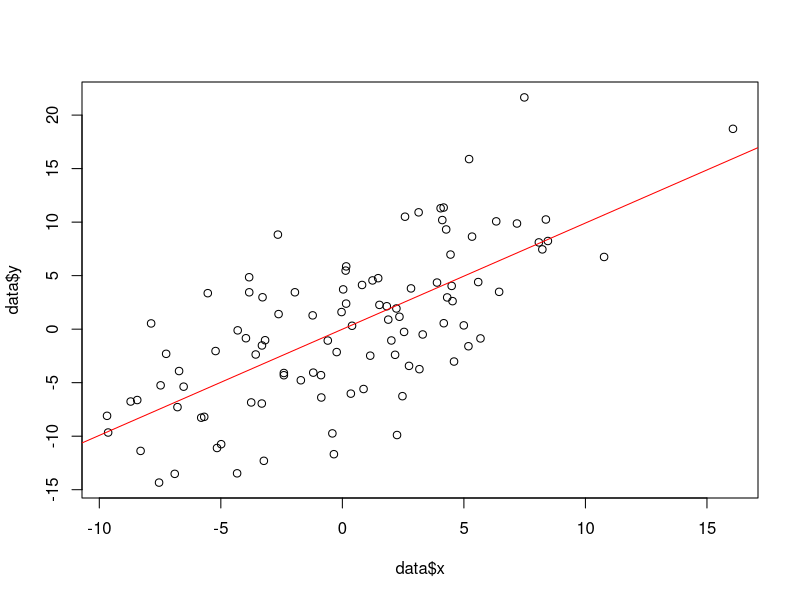
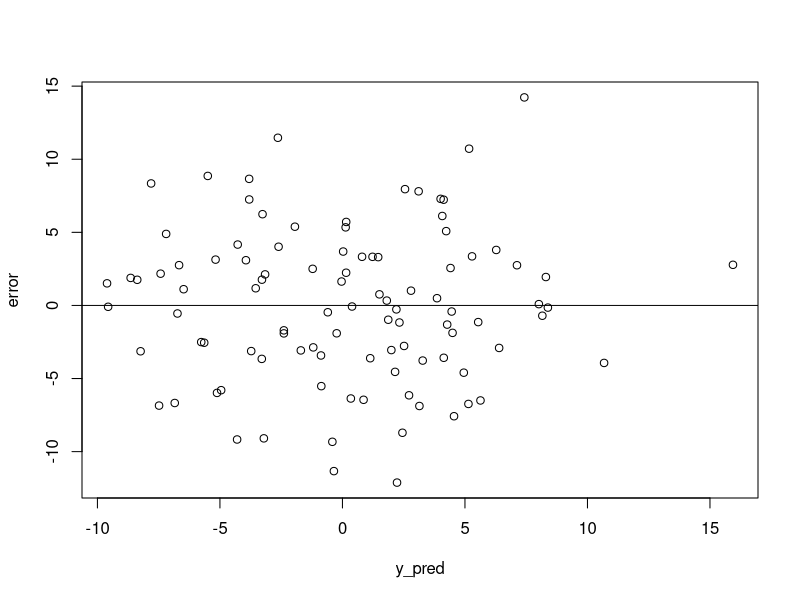
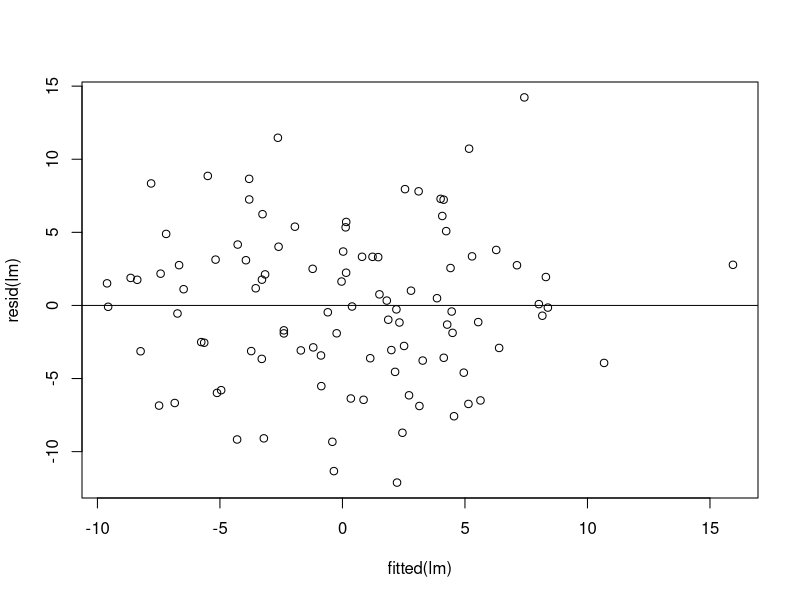
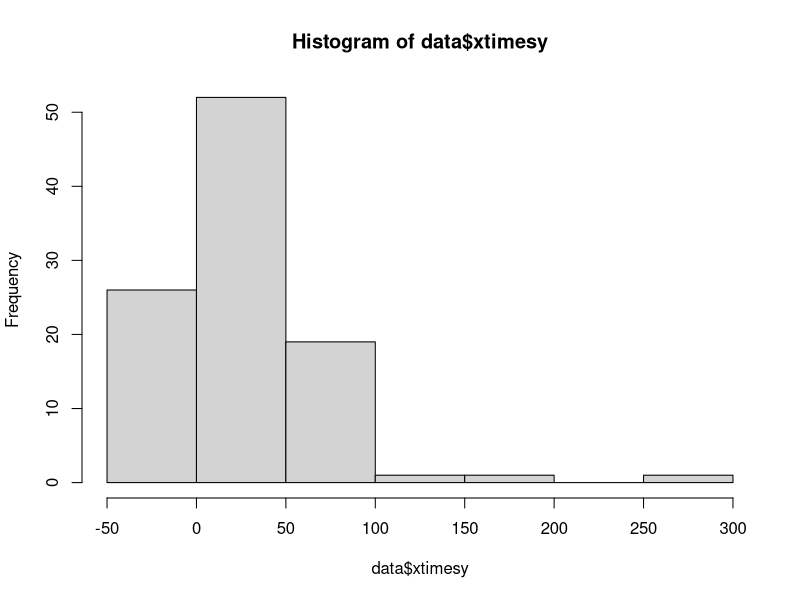
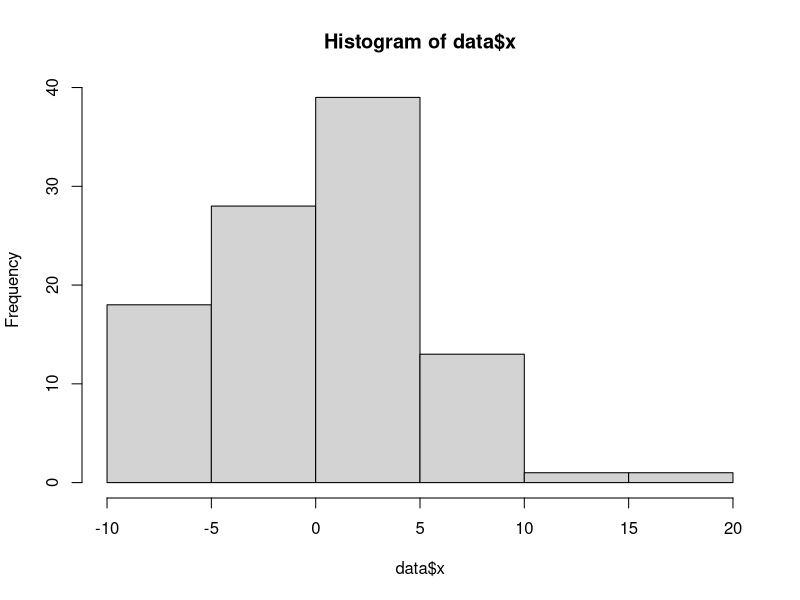
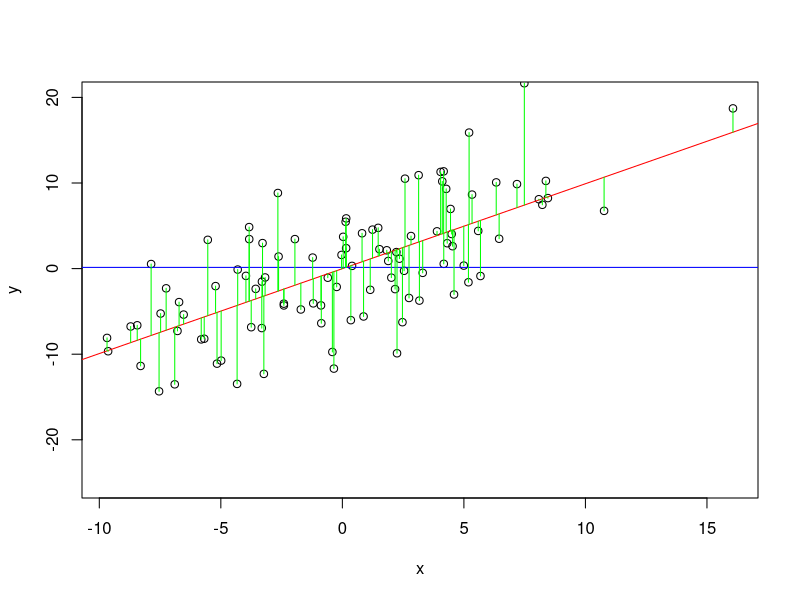
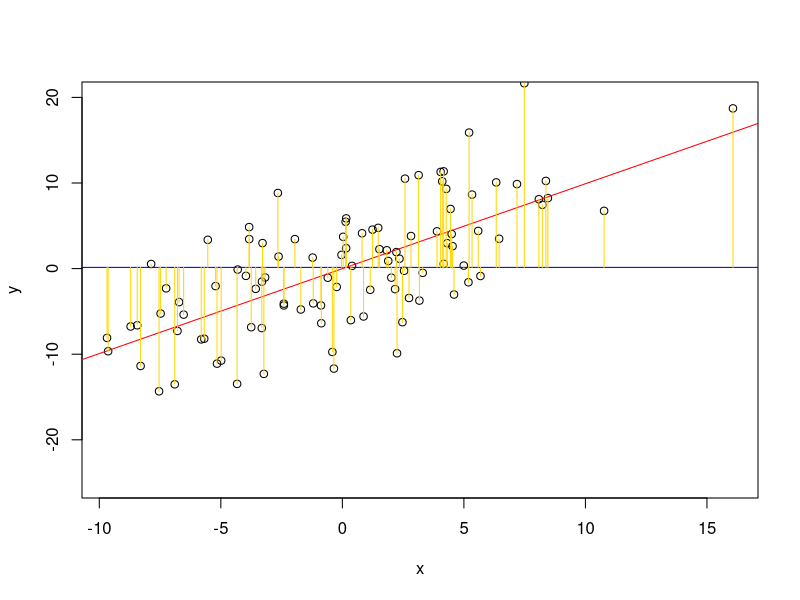
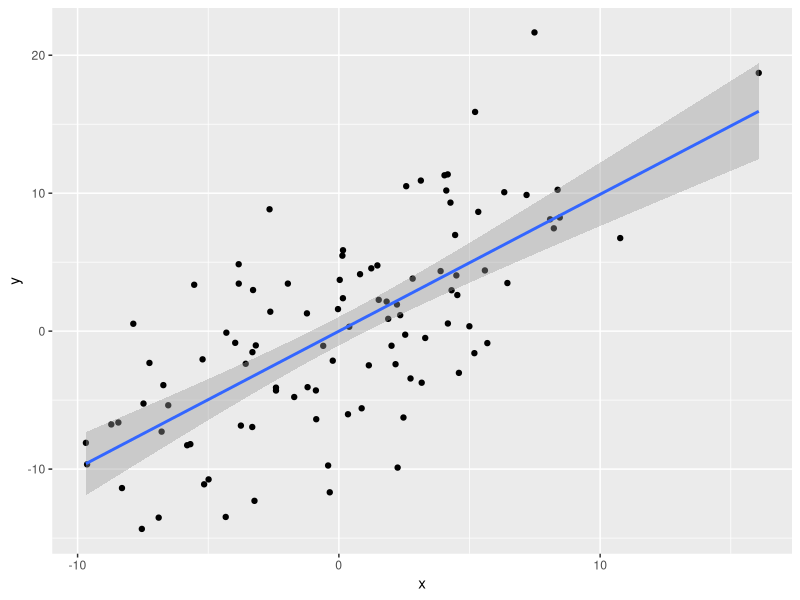

Generate these figures, in order, with R:
# R Workshop Week 7: Regression under the Hood

# Simulate Data

  data <- data.frame(x = rep(NA,100), y = rep(NA, 100), e = rep(NA, 100))
  data$x <- rnorm(100, mean = 0, sd = 5)
  
  b0 <- 0
  b1 <- 1
  data$e = rnorm(100, mean = 0, sd = 5)
  
  data$y <- b0 + b1*data$x + data$e
  
  lm <- lm(y ~ x, data = data)
  summary(lm)
  plot(data$x, data$y)

# What is the formula for a beta coefficient?

    #Summation of "demeaned" X times "demeaned" Y
    #divided by Summation of "demeaned" X squared
  
  #Take the mean of the independent variable and subtract from the actual values
  x_mean <- mean(data$x)
  data$x_demean <- data$x - x_mean
  
  #Take the mean of the dependent variable and subtract from the actual values
  y_mean <- mean(data$y)
  data$y_demean <- data$y - y_mean
  
  #Multiply the demeaned X and Y
  data$xtimesy <- data$x_demean * data$y_demean
  
  #Take the sum across all observations
  numerator <- sum(data$xtimesy)
  
  #Square the demeaned X and sum across all observations
  data$x_demeansq <- data$x_demean^2
  denominator <- sum(data$x_demeansq)
  
  #Divide Summation of "demeaned" X times "demeaned" Y by 
    #Summation of "demeaned" X squared
  beta <- numerator / denominator
  beta
  lm
  
  abline(lm, col = "red")
  
  #Numerator is very similar to covariance of X and Y
  numerator / (nrow(data) - 1)
  cov(data$x,data$y)
  
  #Denominator is very similar to variance (standard deviation squared) of X
  denominator / (nrow(data) - 1)
  var(data$x)

#You can also calculate the intercept
  #Intercept = mean of Y minus beta coefficient times mean of X
  alpha <- mean(data$y) - beta*mean(data$x)
  alpha
  lm
  
#Calculating our errors manually
  #Calculate predicted values of Y using Y = alpha + beta*X
  data$y_pred <- alpha + (data$x * beta)
  #Error is the difference between the predicted and actual Y values
  data$error <- data$y - data$y_pred 
  
  plot(error ~ y_pred, data = data) 
  abline(h = 0)
  
  plot(fitted(lm), resid(lm))
  abline(h = 0)
    
  #When do we have larger values of beta?
    #When the numerator is large (positive or negative) and the denominator is small
  
  #When is the numerator large?
    #When X and Y are both signed the same, X times Y is positive
    #When X and Y are signed differently, X times Y is negative
    #If X and Y have no relationship, you will have a lot of positive *and* negative values, 
      # so the sum will be close to 0
    hist(data$xtimesy)
  
  #When is the denominator small?
    #When there is less variance in X
    hist(data$x)
  
#Calculating R-squared manually
    #The Residual Sum of Squares (RSS) is the sum of squared errors
    #Want this to be as small as possible
    plot(y ~ x, data = data,
         ylim = c(-25,20))
    abline(lm, col = "red")
    abline(h = mean(data$y), col = "blue")
    segments(data$x, data$y,
             data$x, data$y_pred,
             col = "green")
    
    #The Total Sum of Squares (TSS) is the sum of squared differences between
      #actual Y values and the mean of Y
    plot(y ~ x, data = data,
         ylim = c(-25,20))
    abline(lm, col = "red")
    abline(h = mean(data$y), col = "blue")
    segments(data$x, data$y,
             data$x, y_mean,
             col = "gold")
    
    #Recall that the difference between observed and modeled is the error
      #Square as a way of taking absolute values
      rss <- sum(data$error^2)
    #Recall that the difference between observed and mean is de-meaned
      #Square as a way of taking absolute values
      tss <- sum(data$y_demean^2)
    rsquared <- 1 - (rss / tss)
    rsquared
    summary(lm)
 
#Calculating Standard Errors manually
    #First we take the variance of the error term
    #We'll compute this manually (rather than using the var command) because we need to adjust for degrees of freedom
    
    var_error <- rss / (nobs(lm) - 2)
    
    #We divide by the number of observations (-1) times the variance of our X variable
    
    n <- nobs(lm) - 1
    var_x <- var(data$x)
    
        #Note: this is equivalent to the sum of squared differences between X and X-bar which we calculated earlier
        sum(data$x_demeansq)
        n * var_x
    
    #Then simply divide, and take the square root to get the standard error
    
    var_beta <- var_error / (n * var_x)
    se_beta <- sqrt(var_beta)
    se_beta
    
    #Compare to the model output
    
    summary(lm)
    
        #Note: The formula includes a term for 1 minus the correlation with other independent variables
        #This only applies when doing multivariate regression

    #Let's plot to see what this standard error means (for bivariate regression at least)
        
        #ggplot is the easiest way to visualize this, but requires installing a package
          install.packages("ggplot2")
          library(ggplot2)
          
          ggplot(data = data, aes(x = x, y = y)) + 
            geom_point() + 
            geom_smooth(method = "lm", se = TRUE)
        
        #We can also *sort of* do this by hand
        #We draw new lines, adjusting alpha and beta
          out <- summary(lm)
          
          plot(y ~ x, data = data,
               ylim = c(-25,20))
          abline(lm, col = "blue")
          abline(a = alpha + (1.96 * out$coefficients[1,2]),
                 b = beta - (1.96 * se_beta),
                 col = "black")
          abline(a = alpha - (1.96 * out$coefficients[1,2]),
                 b = beta + (1.96 * se_beta),
                 col = "black")
        #This is oversimplified, but hopefully it gives some idea of how the interval is constructed
    
    #From here, we can get the t-value and p-value also
    
    tvalue <- beta / se_beta
    tvalue
    
    #For the p-value, we use number of observations - 2.
    #Minus 2 because we have two variables: an intercept and the one independent variable
    #We see what the probability of observing a more extreme value than that t-value would be using pt()
    #The value is multiplied by 2 because we are doing a two-sided test
    pvalue <- 2 * pt(tvalue, nobs(lm) - 2, lower.tail = FALSE)
    pvalue
    